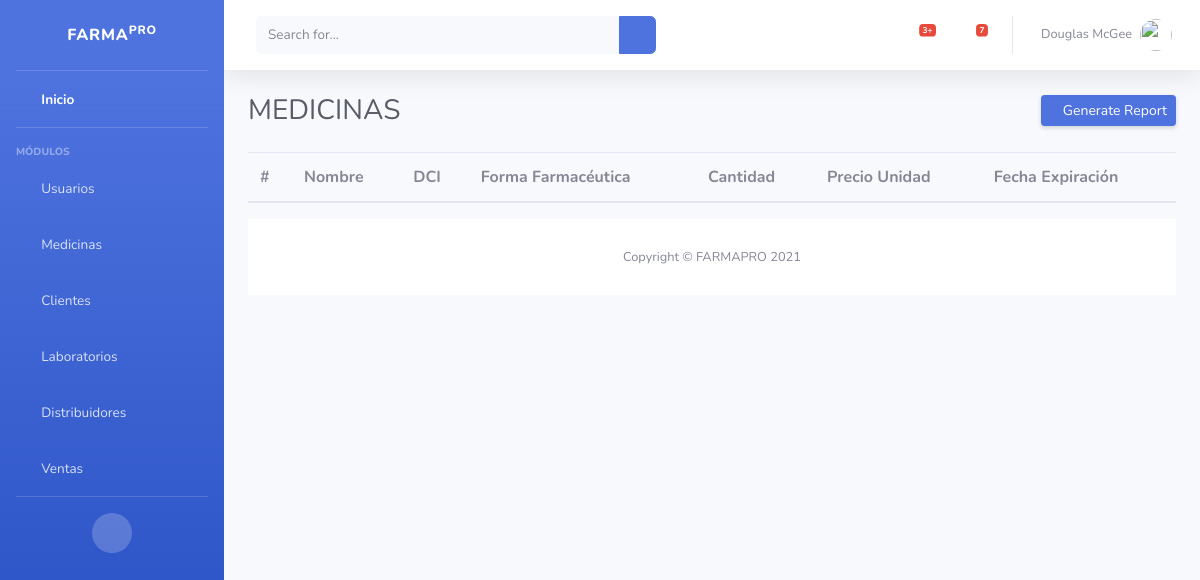
/medicamentos/, run on an earlier commit of the app's database.
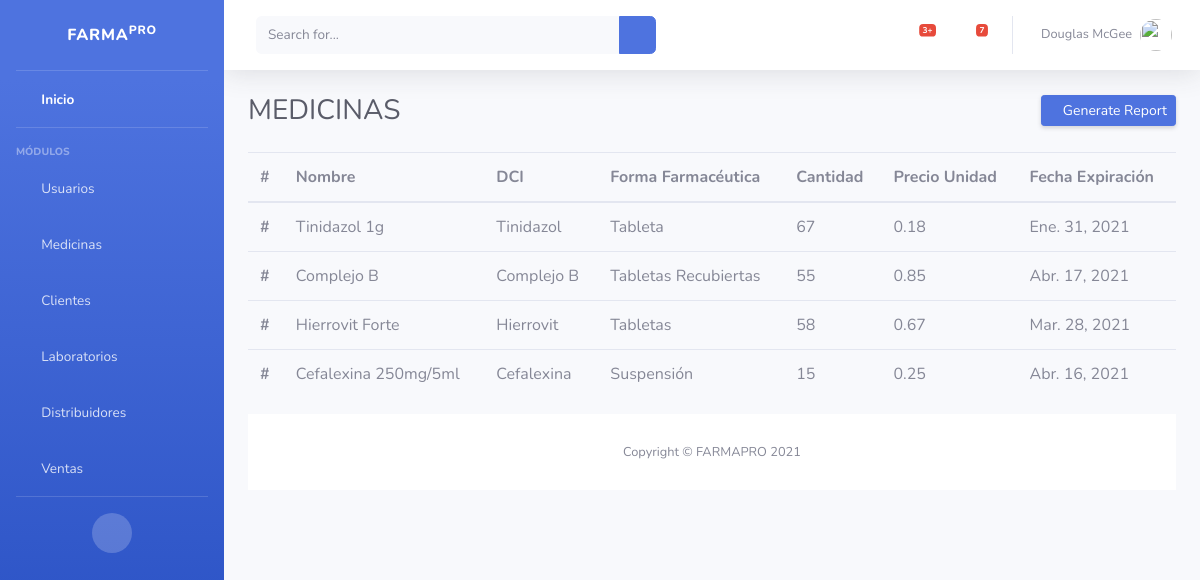
And on a later commit of the database.
### medicamentos/models.py (models this page shows, shortened)
class Medicina (models.Model):
    nombre_comercial = models.CharField(max_length=100, verbose_name="Nombre", blank=False, null=False, unique=True)
    dci = models.CharField(max_length=100, verbose_name="DCI", blank=False, null=False, unique=True)
    forma_farmaceutica = models.CharField(max_length=50, verbose_name="Forma Farmacéutica", blank=False, null=False)
    cantidad_unidades = models.IntegerField(verbose_name="Cantidad", blank=False, null=False )
    precio = models.DecimalField(max_digits = 5, decimal_places = 2,verbose_name="Precio Unidad", blank=False, null=False)
    fecha_ingreso = models.DateTimeField(auto_now_add=True, verbose_name="Fecha de Ingreso")
    fecha_expiracion = models.DateField(verbose_name="Fecha de Expiración", blank=False, null=False)
    fecha_modificacion = models.DateTimeField(auto_now=True, verbose_name="Última Modificación")
    class Meta:
        verbose_name = "Medicina"
        verbose_name_plural = "Medicinas"

### medicamentos/views.py (the view)
# urls.py: path('medicamentos/', medicamentos_views.medicamentos, name="medicamentos"),
def medicamentos(request):
    medicinas=Medicina.objects.all()
    return render(request,"medicamentos/medicamentos.html", {"medicinas":medicinas})

### medicamentos/templates/medicamentos/medicamentos.html
{% extends 'core/base.html' %}
{% block cabecera %}
MEDICINAS
{% endblock %}
{% block pie %}
<table class="table table-hover">
<thead>
    <tr>
      <th scope="col">#</th>
      <th scope="col">Nombre</th>
      <th scope="col">DCI</th>
      <th scope="col">Forma Farmacéutica</th>
      <th scope="col">Cantidad</th>
      <th scope="col">Precio Unidad</th>
      <th scope="col">Fecha Expiración</th>
    </tr>
  </thead>
    <tbody>
        {% for medicina in medicinas %}
    <tr>
        <th scope="row">#</th>
        <td>{{medicina.nombre_comercial}}</td>
        <td>{{medicina.dci}}</td>
        <td>{{medicina.forma_farmaceutica}}</td>
        <td>{{medicina.cantidad_unidades}}</td>
        <td>{{medicina.precio}}</td>
        <td>{{medicina.fecha_expiracion}}</td>
    </tr>
    {% endfor %}
    </tbody>
</table>
{% endblock %}

### core/templates/core/base.html (shortened to what this page needs)
<!DOCTYPE html>
<html lang="en">
<head>
    {% load static %}
    <link href="{% static 'core/vendor/fontawesome-free/css/all.min.css' %}" rel="stylesheet" type="text/css">
    <link href="{% static 'core/css/sb-admin-2.min.css' %}" rel="stylesheet">
</head>
<body id="page-top">
    <div id="wrapper">
        <ul class="navbar-nav bg-gradient-primary sidebar sidebar-dark accordion" id="accordionSidebar">
            <a class="sidebar-brand d-flex align-items-center justify-content-center" href="{% url 'home' %}">
                <div class="sidebar-brand-text mx-3">FARMA<sup>PRO</sup></div>
              </a>
            <hr class="sidebar-divider my-0">
            <li class="nav-item active">
                <a class="nav-link" href="{% url 'home' %}">
                    <i class="fas fa-fw fa-tachometer-alt"></i>
                    <span>Inicio</span></a>
            </li>
            <hr class="sidebar-divider">
            <div class="sidebar-heading">
                Módulos
            </div>
            <li class="nav-item">
                <a class="nav-link" href="{% url 'usuarios' %}">
                    <i class="fas fa-fw fa-chart-area"></i>
                    <span>Usuarios</span></a>
            </li>
            <li class="nav-item">
                <a class="nav-link" href="{% url 'medicamentos' %}">
                    <i class="fas fa-fw fa-table"></i>
                    <span>Medicinas</span></a>
            </li>
            <li class="nav-item">
              <a class="nav-link" href="{% url 'clientes' %}">
                  <i class="fas fa-fw fa-table"></i>
                  <span>Clientes</span></a>
          </li>
          <li class="nav-item">
            <a class="nav-link" href="{% url 'laboratorios' %}">
                <i class="fas fa-fw fa-table"></i>
                <span>Laboratorios</span></a>
        </li>
        <li class="nav-item">
          <a class="nav-link" href="{% url 'distribuidores' %}">
              <i class="fas fa-fw fa-table"></i>
              <span>Distribuidores</span></a>
      </li>
    <li class="nav-item">
      <a class="nav-link" href="{% url 'ventas' %}">
          <i class="fas fa-fw fa-table"></i>
          <span>Ventas</span></a>
  </li>
            <hr class="sidebar-divider d-none d-md-block">
            <div class="text-center d-none d-md-inline">
                <button class="rounded-circle border-0" id="sidebarToggle"></button>
            </div>
        </ul>
        <div id="content-wrapper" class="d-flex flex-column">
            <div id="content">
                <nav class="navbar navbar-expand navbar-light bg-white topbar mb-4 static-top shadow">
                    <form
                        class="d-none d-sm-inline-block form-inline mr-auto ml-md-3 my-2 my-md-0 mw-100 navbar-search">
                        <div class="input-group">
                            <input type="text" class="form-control bg-light border-0 small" placeholder="Search for..."
                                aria-label="Search" aria-describedby="basic-addon2">
                            <div class="input-group-append">
                                <button class="btn btn-primary" type="button">
                                    <i class="fas fa-search fa-sm"></i>
                                </button>
                            </div>
                        </div>
                    </form>
                    <ul class="navbar-nav ml-auto">
                        <li class="nav-item dropdown no-arrow mx-1">
                            <a class="nav-link dropdown-toggle" href="#" id="alertsDropdown" role="button"
                                data-toggle="dropdown" aria-haspopup="true" aria-expanded="false">
                                <i class="fas fa-bell fa-fw"></i>
                                <span class="badge badge-danger badge-counter">3+</span>
                            </a>
                        </li>
                        <li class="nav-item dropdown no-arrow mx-1">
                            <a class="nav-link dropdown-toggle" href="#" id="messagesDropdown" role="button"
                                data-toggle="dropdown" aria-haspopup="true" aria-expanded="false">
                                <i class="fas fa-envelope fa-fw"></i>
                                <span class="badge badge-danger badge-counter">7</span>
                            </a>
                        </li>
                        <li class="nav-item dropdown no-arrow">
                            <a class="nav-link dropdown-toggle" href="#" id="userDropdown" role="button"
                                data-toggle="dropdown" aria-haspopup="true" aria-expanded="false">
                                <span class="mr-2 d-none d-lg-inline text-gray-600 small">Douglas McGee</span>
                                <img class="img-profile rounded-circle"
                                    src="{% static 'core/img/undraw_profile.svg' %}">
                            </a>
                        </li>
                    </ul>
                </nav>
                <div class="container-fluid">
                    <div class="d-sm-flex align-items-center justify-content-between mb-4">
                        <h1 class="h3 mb-0 text-gray-800">{%  block cabecera %} {% endblock %} </h1>
                        <a href="#" class="d-none d-sm-inline-block btn btn-sm btn-primary shadow-sm"><i
                                class="fas fa-download fa-sm text-white-50"></i> Generate Report</a>
                    </div>
                    {%  block pie %} {% endblock %}
            <footer class="sticky-footer bg-white">
                <div class="container my-auto">
                    <div class="copyright text-center my-auto">
                        <span>Copyright &copy; FARMAPRO 2021</span>
                    </div>
                </div>
            </footer>
        </div>
    </div>
</body>
</html>

What changed in the data, as far as the page shows it:
added Medicina: nombre_comercial "Tinidazol 1g", dci "Tinidazol", forma_farmaceutica "Tableta", cantidad_unidades "67", precio "0.18", fecha_expiracion "Ene. 31, 2021"
added Medicina: nombre_comercial "Complejo B", dci "Complejo B", forma_farmaceutica "Tabletas Recubiertas", cantidad_unidades "55", precio "0.85", fecha_expiracion "Abr. 17, 2021"
added Medicina: nombre_comercial "Hierrovit Forte", dci "Hierrovit", forma_farmaceutica "Tabletas", cantidad_unidades "58", precio "0.67", fecha_expiracion "Mar. 28, 2021"
added Medicina: nombre_comercial "Cefalexina 250mg/5ml", dci "Cefalexina", forma_farmaceutica "Suspensión", cantidad_unidades "15", precio "0.25", fecha_expiracion "Abr. 16, 2021"
